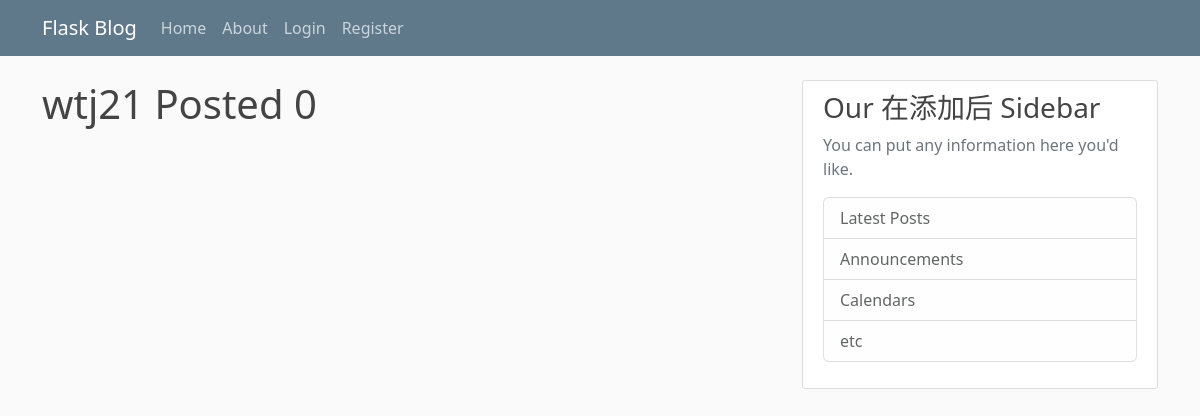
Before: /user/wtj21 with the older database file.
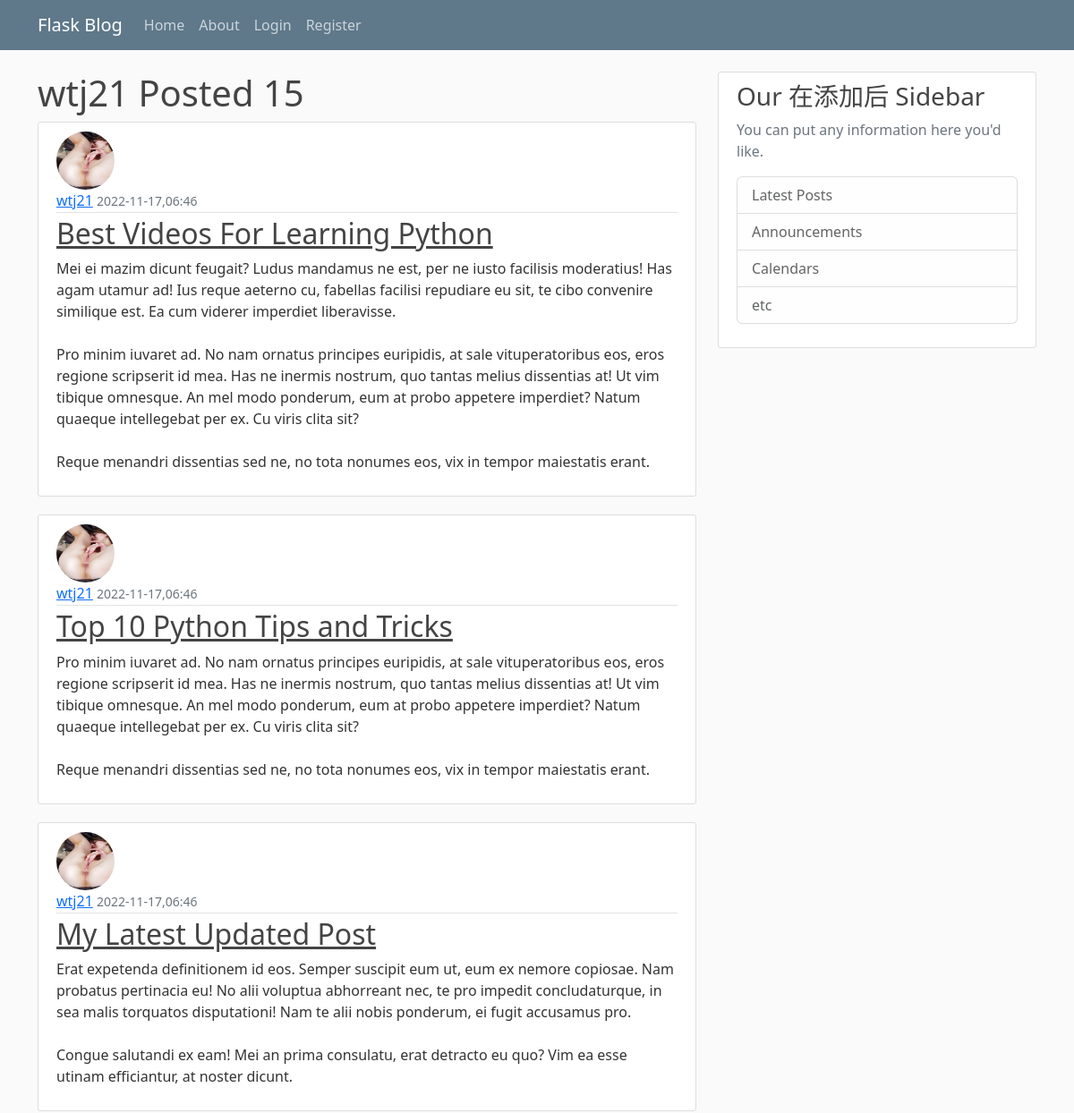
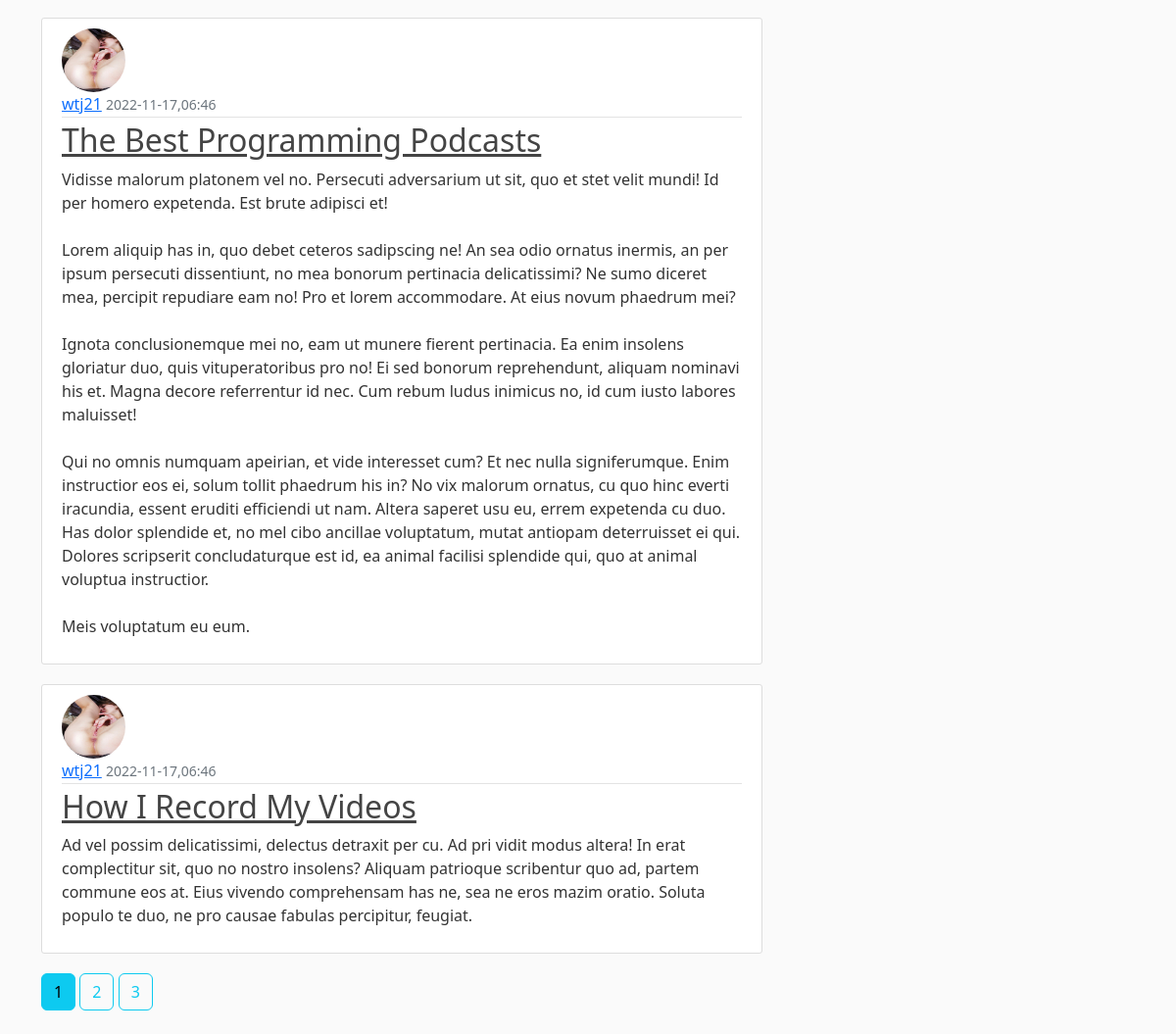
After: the same page with the newer database file (2 pictures, top to bottom).
### flaskblog/models.py (models this page shows, shortened)
class User(db.Model,UserMixin):
    id = db.Column(db.Integer,primary_key=True)
    username = db.Column(db.String(20),unique=True,nullable=False)
    email = db.Column(db.String(120),unique=True,nullable=False)
    image_file = db.Column(db.String(20),nullable=False,default='default.jpg')
    password = db.Column(db.String(60),nullable=False)
    posts = db.relationship('Post',backref='author',lazy=True)

class Post(db.Model):
    id = db.Column(db.Integer,primary_key=True)
    title = db.Column(db.String(100),nullable=True)
    date_posted = db.Column(db.DateTime,nullable=False,default=datetime.utcnow)
    content = db.Column(db.Text,nullable=False)
    user_id = db.Column(db.Integer,db.ForeignKey('user.id'),nullable=False)

### flaskblog/routes.py (the view)
@app.route("/user/<string:username>")
def user_posts(username):
    page = request.args.get('page',1,type=int)
    user = User.query.filter_by(username=username).first_or_404()
    posts = Post.query.filter_by(author=user)\
        .order_by(Post.date_posted.desc())\
            .paginate(page=page,per_page=5)
    return render_template('user_posts.html',posts=posts,username=user.username)

### flaskblog/templates/user_posts.html
{% extends "layout.html" %}
{% block content %}
<h1> {{username}} Posted {{ posts.total }}</h1>
{% for post in posts %}
    <article class="media content-section">
        <div class="media-body">
            <img class="rounded-circle article-img" src="{{ url_for('static',filename='profile_pics/' + post.author.image_file) }}">
            <div class="article-metadata">
                <a class="mr-2" href="{{url_for('user_posts',username=post.author.username) }}">{{ post.author.username }}</a>
                <small class="text-muted">{{ post.date_posted.strftime('%Y-%m-%d,%H:%M') }}</small>
            </div>
            <h2><a class="article-title" href="{{ url_for('post',post_id=post.id) }}">{{ post.title }}</a></h2>
            <p class="article-content">{{ post.content }}</p>
        </div>
    </article>
{% endfor %}
{% for page in posts.iter_pages() %}
    {% if page %}
        {% if page == posts.page %}
        <a class="btn btn-info mb-4" href="{{url_for('user_posts',username=username,page=page)}}">{{ page }}</a>
        {% else %}
        <a class="btn btn-outline-info mb-4" href="{{url_for('user_posts',username=username,page=page)}}">{{ page }}</a>
        {% endif %}
    {% else %}
    ...
    {% endif %}
{% endfor %}
{% endblock content %}

### flaskblog/templates/layout.html (shortened to what this page needs)
<!DOCTYPE html>
<html>
<head>
    <link href="https://cdn.jsdelivr.net/npm/bootstrap@5.2.2/dist/css/bootstrap.min.css" rel="stylesheet"
>
    <link rel="stylesheet" type="text/css" href="{{ url_for('static',filename='main.css') }}">
</head>
<body>
    <header class="site-header">
        <nav class="navbar navbar-expand-md navbar-dark bg-steel fixed-top">
            <div class="container">
                <a class="navbar-brand mr-4" href="/">Flask Blog</a>
                <div class="collapse navbar-collapse" id="navbarToggle">
                    <div class="navbar-nav mr-auto">
                        <a class="nav-item nav-link" href="{{url_for('home')}}">Home</a>
                        <a class="nav-item nav-link" href="{{url_for('about')}}">About</a>
                    </div>
                    <div class="navbar-nav">
                        {% if current_user.is_authenticated %}
                        <a class="nav-item nav-item-link" href="{{url_for('new_post')}}">编写新帖子</a>
                        <a class="nav-item nav-item-link" href="{{url_for('account')}}">Account</a>
                        <a class="nav-item nav-item-link" href="{{url_for('logout')}}">Logout</a>
                        {% else %}
                        <a class="nav-item nav-link" href="{{url_for('login')}}">Login</a>
                        <a class="nav-item nav-link" href="{{url_for('register')}}">Register</a>
                        {% endif %}
                    </div>
                </div>
            </div>
        </nav>
    </header>
    <main role="main" class="container">
        <div class="row">
            <div class="col-md-8">
                {% block content %}{% endblock %}
            </div>
            <div class="col-md-4">
                <div class="content-section">
                    <h3>Our 在添加后 Sidebar</h3>
                    <p class='text-muted'>You can put any information here you'd like.
                    <ul class="list-group">
                        <li class="list-group-item list-group-item-light">Latest Posts</li>
                        <li class="list-group-item list-group-item-light">Announcements</li>
                        <li class="list-group-item list-group-item-light">Calendars</li>
                        <li class="list-group-item list-group-item-light">etc</li>
                    </ul>
                    </p>
                </div>
            </div>
        </div>
    </main>
</body>
</html>

### flaskblog/static/main.css (style rules this page uses)
body { background: #fafafa; color: #333333; margin-top: 5rem; }
h1, h2, h3, h4, h5, h6 { color: #444444; }
.bg-steel { background-color: #5f788a; }
.site-header .navbar-nav .nav-link { color: #cbd5db; }
.content-section { background: #ffffff; padding: 10px 20px; border: 1px solid #dddddd; border-radius: 3px; margin-bottom: 20px; }
.article-title { color: #444444; }
.article-content { white-space: pre-line; }
.article-img { height: 65px; width: 65px; margin-right: 16px; }
.article-metadata { padding-bottom: 1px; margin-bottom: 4px; border-bottom: 1px solid #e3e3e3 }

Changed rows visible on the page:
added Post: image_file (placeholder picture), author.username "wtj21", date_posted "2022-11-17,06:46", title "Best Videos For Learning Python", content "Mei ei mazim dicunt feugait? Ludus mandamus ne est, per ne iusto facilisis moderatius! Has agam utamur ad! Ius reque aeterno cu, fabellas facilisi repudiare eu sit, te cibo convenire similique est. Ea cum viderer imperdiet liberavisse. Pro minim iuvaret ad. No nam ornatus principes euripidis, at sale vituperatoribus eos, eros regione scripserit id mea. Has ne inermis nostrum, quo tantas melius dissentias at! Ut vim tibique omnesque. An mel modo ponderum, eum at probo appetere imperdiet? Natum quaeque intellegebat per ex. Cu viris clita sit? Reque menandri dissentias sed ne, no tota nonumes eos, vix in tempor maiestatis erant."
added Post: image_file (placeholder picture), author.username "wtj21", date_posted "2022-11-17,06:46", title "Top 10 Python Tips and Tricks", content "Pro minim iuvaret ad. No nam ornatus principes euripidis, at sale vituperatoribus eos, eros regione scripserit id mea. Has ne inermis nostrum, quo tantas melius dissentias at! Ut vim tibique omnesque. An mel modo ponderum, eum at probo appetere imperdiet? Natum quaeque intellegebat per ex. Cu viris clita sit? Reque menandri dissentias sed ne, no tota nonumes eos, vix in tempor maiestatis erant."
added Post: image_file (placeholder picture), author.username "wtj21", date_posted "2022-11-17,06:46", title "My Latest Updated Post", content "Erat expetenda definitionem id eos. Semper suscipit eum ut, eum ex nemore copiosae. Nam probatus pertinacia eu! No alii voluptua abhorreant nec, te pro impedit concludaturque, in sea malis torquatos disputationi! Nam te alii nobis ponderum, ei fugit accusamus pro. Congue salutandi ex eam! Mei an prima consulatu, erat detracto eu quo? Vim ea esse utinam efficiantur, at noster dicunt."
added Post: image_file (placeholder picture), author.username "wtj21", date_posted "2022-11-17,06:46", title "The Best Programming Podcasts", content "Vidisse malorum platonem vel no. Persecuti adversarium ut sit, quo et stet velit mundi! Id per homero expetenda. Est brute adipisci et! Lorem aliquip has in, quo debet ceteros sadipscing ne! An sea odio ornatus inermis, an per ipsum persecuti dissentiunt, no mea bonorum pertinacia delicatissimi? Ne sumo diceret mea, percipit repudiare eam no! Pro et lorem accommodare. At eius novum phaedrum mei? Ignota conclusionemque mei no, eam ut munere fierent pertinacia. Ea enim insolens gloriatur duo, quis vituperatoribus pro no! Ei sed bonorum reprehendunt, aliquam nominavi his et. Magna decore referrentur id nec. Cum rebum ludus inimicus no, id cum iusto labores maluisset! Qui no omnis numquam…"
added Post: image_file (placeholder picture), author.username "wtj21", date_posted "2022-11-17,06:46", title "How I Record My Videos", content "Ad vel possim delicatissimi, delectus detraxit per cu. Ad pri vidit modus altera! In erat complectitur sit, quo no nostro insolens? Aliquam patrioque scribentur quo ad, partem commune eos at. Eius vivendo comprehensam has ne, sea ne eros mazim oratio. Soluta populo te duo, ne pro causae fabulas percipitur, feugiat."
Other visible differences:
{{ posts.total }}: "0" → "15"
new list line: "1"
new list line: "2"
new list line: "3"
